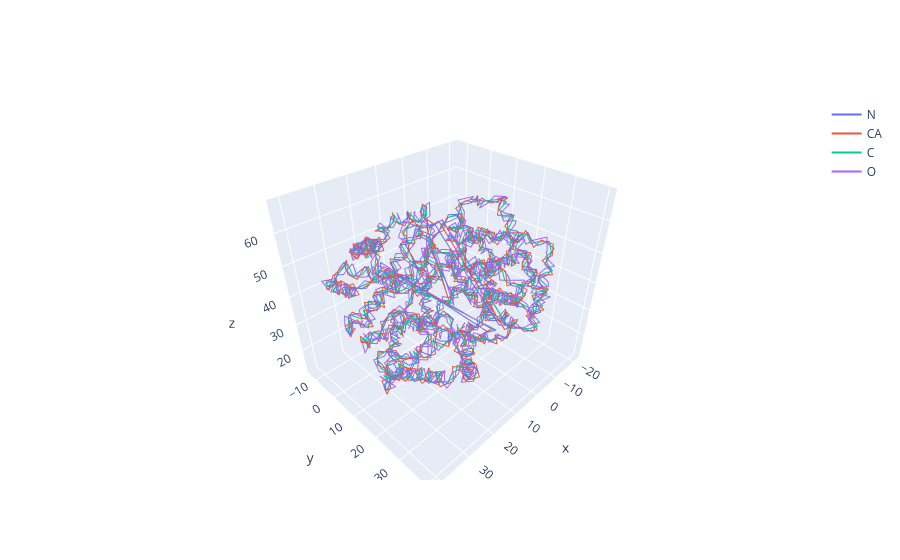

This figure's notebook cell:
### Markdown cell above
## Plotting

We provide several plotting utilities built with Plotly. This means plots can easily be logged to WandB.

### Code cell
protein.plot_structure()

### Figure 1 — Plotly figure (JSON) as saved in the notebook; plotly's stock layout.template omitted (floating-point values rounded to 4 significant figures; data arrays with more than 128 entries replaced by an {"elided": "..."} marker saying what was removed)
{"data": [{"mode": "lines", "name": "N", "text": {"elided": "574 str values"}, "type": "scatter3d", "x": {"elided": "574 float values"}, "y": {"elided": "574 float values"}, "z": {"elided": "574 float values"}}, {"mode": "lines", "name": "CA", "text": {"elided": "574 str values"}, "type": "scatter3d", "x": {"elided": "574 float values"}, "y": {"elided": "574 float values"}, "z": {"elided": "574 float values"}}, {"mode": "lines", "name": "C", "text": {"elided": "574 str values"}, "type": "scatter3d", "x": {"elided": "574 float values"}, "y": {"elided": "574 float values"}, "z": {"elided": "574 float values"}}, {"mode": "lines", "name": "O", "text": {"elided": "574 str values"}, "type": "scatter3d", "x": {"elided": "574 float values"}, "y": {"elided": "574 float values"}, "z": {"elided": "574 float values"}}], "layout": {}}
